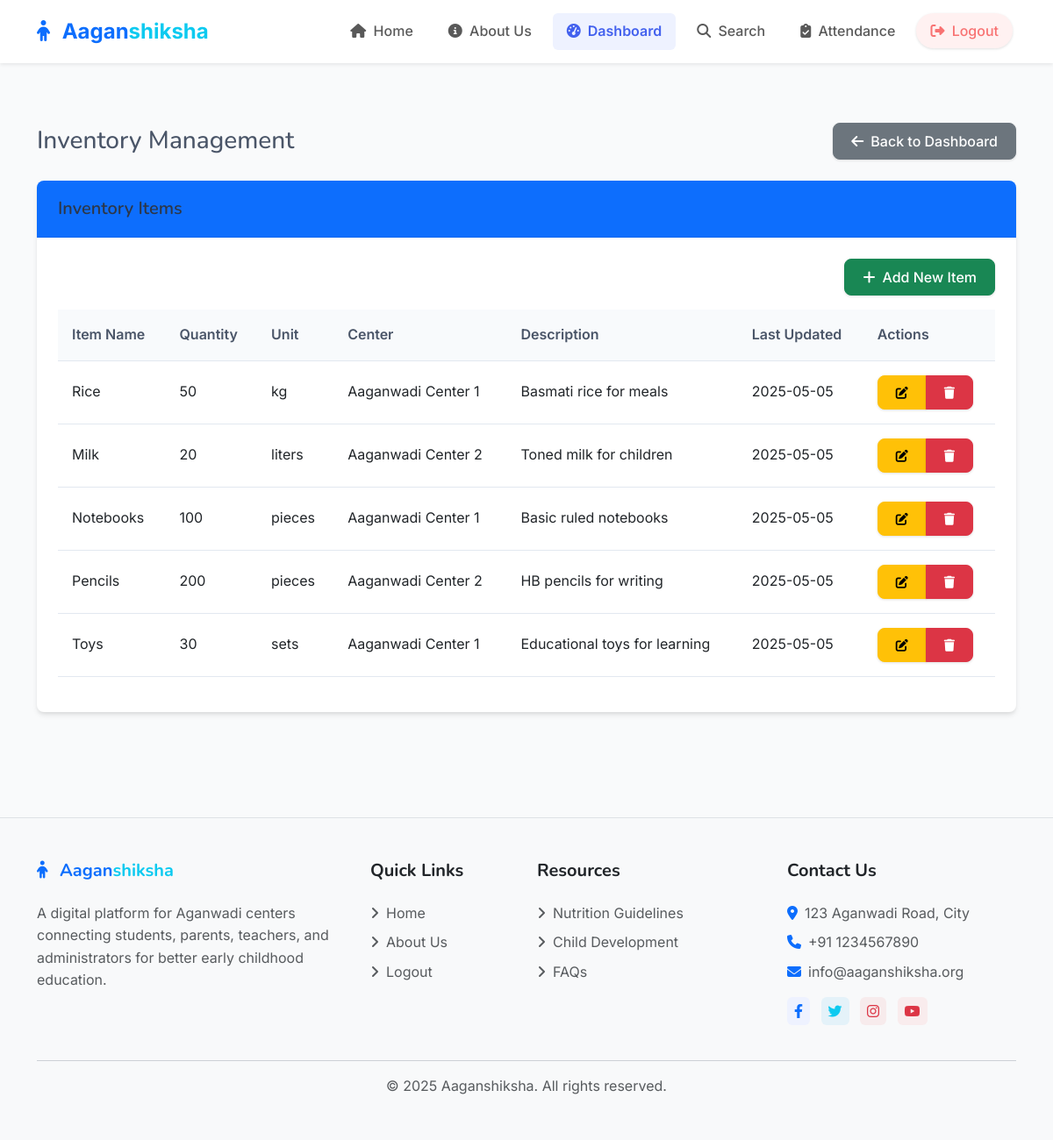
The page /admin/inventory (signed in) on the database as committed earlier.
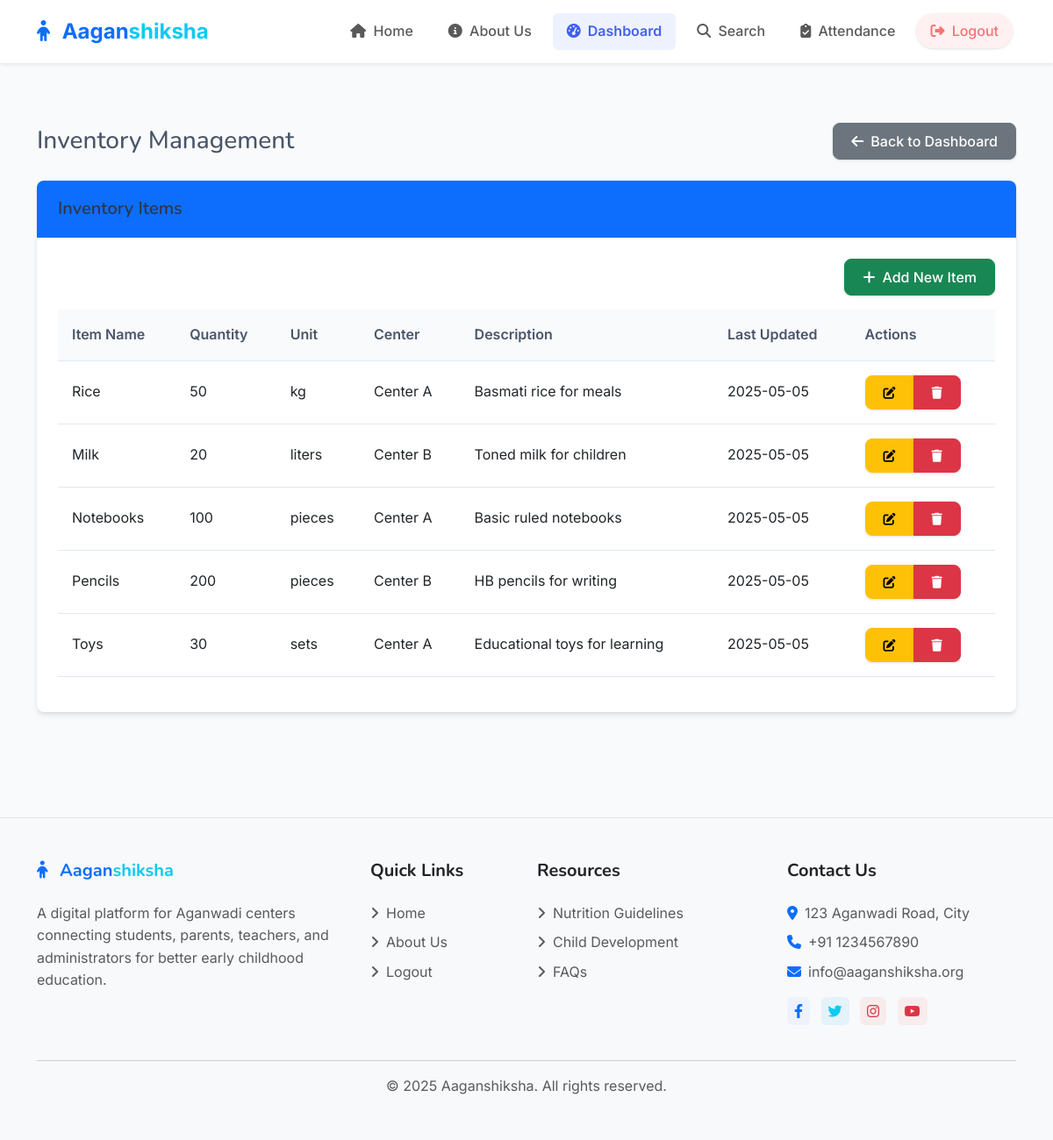
The same page on the database as committed later.
### models.py (models this page shows)
class Inventory(db.Model):
    id = db.Column(db.Integer, primary_key=True)
    item_name = db.Column(db.String(100), nullable=False)
    quantity = db.Column(db.Integer, default=0)
    unit = db.Column(db.String(20))
    description = db.Column(db.Text)
    center_id = db.Column(db.Integer, db.ForeignKey('center.id'), nullable=False)
    created_at = db.Column(db.DateTime, default=datetime.utcnow)
    updated_at = db.Column(db.DateTime, default=datetime.utcnow, onupdate=datetime.utcnow)

class Center(db.Model):
    id = db.Column(db.Integer, primary_key=True)
    name = db.Column(db.String(100), nullable=False)
    address = db.Column(db.String(200), nullable=False)
    contact_number = db.Column(db.String(15))
    email = db.Column(db.String(120))
    created_at = db.Column(db.DateTime, default=datetime.utcnow)
    students = db.relationship('Student', backref='center', lazy=True)
    inventory_items = db.relationship('Inventory', backref='center', lazy=True)

### routes/admin.py (the view)
@admin_bp.route('/inventory')
@login_required
@admin_required
def inventory():
    inventory_items = Inventory.query.all()
    return render_template('admin/inventory.html', inventory_items=inventory_items)

### app.py (called while the page is built)
@app.context_processor
def inject_csrf_token():
    return dict(csrf_token=generate_csrf)

@login_manager.user_loader
def load_user(user_id):
    return User.query.get(int(user_id))

### routes/admin.py (called while the page is built)
def admin_required(f):
    @wraps(f)
    def decorated_function(*args, **kwargs):
        if not current_user.is_authenticated or current_user.role != 'admin':
            flash('You need to be an admin to access this page.', 'danger')
            return redirect(url_for('auth.login'))
        return f(*args, **kwargs)
    return decorated_function

### templates/admin/inventory.html (shortened to what the changed rows need)
{% extends 'base.html' %}
{% block content %}
<div class="container py-4">
    <div class="d-flex justify-content-between align-items-center mb-4">
        <h1 class="h3 mb-0">Inventory Management</h1>
    </div>
    <div class="card mb-4">
        <div class="card-body">
            {% if is_add or is_edit %}
                <form method="POST">
                    {{ form.hidden_tag() }}
                    <div class="row mb-3">
                        <div class="col-md-6">
                            <label class="form-label">Item Name</label>
                            {{ form.item_name(class="form-control") }}
                            {% if form.item_name.errors %}
                                <div class="text-danger">
                                    {% for error in form.item_name.errors %}
                                        <small>{{ error }}</small>
                                    {% endfor %}
                                </div>
                            {% endif %}
                        </div>
                        <div class="col-md-3">
                            <label class="form-label">Quantity</label>
                            {{ form.quantity(class="form-control") }}
                            {% if form.quantity.errors %}
                                <div class="text-danger">
                                    {% for error in form.quantity.errors %}
                                        <small>{{ error }}</small>
                                    {% endfor %}
                                </div>
                            {% endif %}
                        </div>
                        <div class="col-md-3">
                            <label class="form-label">Unit</label>
                            {{ form.unit(class="form-control") }}
                            {% if form.unit.errors %}
                                <div class="text-danger">
                                    {% for error in form.unit.errors %}
                                        <small>{{ error }}</small>
                                    {% endfor %}
                                </div>
                            {% endif %}
                        </div>
                    </div>
                    <div class="mb-3">
                        <label class="form-label">Description</label>
                        {{ form.description(class="form-control", rows=3) }}
                        {% if form.description.errors %}
                            <div class="text-danger">
                                {% for error in form.description.errors %}
                                    <small>{{ error }}</small>
                                {% endfor %}
                            </div>
                        {% endif %}
                    </div>
                    <div class="mb-3">
                        <label class="form-label">Center</label>
                        {{ form.center_id(class="form-select") }}
                        {% if form.center_id.errors %}
                            <div class="text-danger">
                                {% for error in form.center_id.errors %}
                                    <small>{{ error }}</small>
                                {% endfor %}
                            </div>
                        {% endif %}
                    </div>
                    <div class="d-flex justify-content-between">
                        <a href="{{ url_for('admin.inventory') }}" class="btn btn-secondary">Cancel</a>
                        {{ form.submit(class="btn btn-primary") }}
                    </div>
                </form>
            {% else %}
                <div class="table-responsive">
                    <table class="table table-hover">
                        <thead>
                            <tr>
                                <th>Item Name</th>
                                <th>Quantity</th>
                                <th>Unit</th>
                                <th>Center</th>
                                <th>Description</th>
                                <th>Last Updated</th>
                                <th>Actions</th>
                            </tr>
                        </thead>
                        <tbody>
                            {% if inventory_items %}
                                {% for item in inventory_items %}
                                    <tr>
                                        <td>{{ item.item_name }}</td>
                                        <td>{{ item.quantity }}</td>
                                        <td>{{ item.unit }}</td>
                                        <td>{{ item.center.name }}</td>
                                        <td>{{ item.description }}</td>
                                        <td>{{ item.updated_at.strftime('%Y-%m-%d') }}</td>
                                        <td>
                                            <div class="btn-group btn-group-sm">
                                                <a href="{{ url_for('admin.edit_inventory', id=item.id) }}" class="btn btn-warning">
                                                    <i class="fas fa-edit"></i>
                                                </a>
                                                <button type="button" class="btn btn-danger" data-bs-toggle="modal" data-bs-target="#deleteModal{{ item.id }}">
                                                    <i class="fas fa-trash"></i>
                                                </button>
                                            </div>
                                        </td>
                                    </tr>
                                {% endfor %}
                            {% else %}
                                <tr>
                                    <td colspan="7" class="text-center">No inventory items found.</td>
                                </tr>
                            {% endif %}
                        </tbody>
                    </table>
                </div>
            {% endif %}
        </div>
    </div>
</div>
{% endblock %}

Rows that differ between the two databases and show on the page:
changed through a linked row, Inventory "Rice": center.name "Aaganwadi Center 1" → "Center A"
changed through a linked row, Inventory "Milk": center.name "Aaganwadi Center 2" → "Center B"
changed through a linked row, Inventory "Notebooks": center.name "Aaganwadi Center 1" → "Center A"
changed through a linked row, Inventory "Pencils": center.name "Aaganwadi Center 2" → "Center B"
changed through a linked row, Inventory "Toys": center.name "Aaganwadi Center 1" → "Center A"
